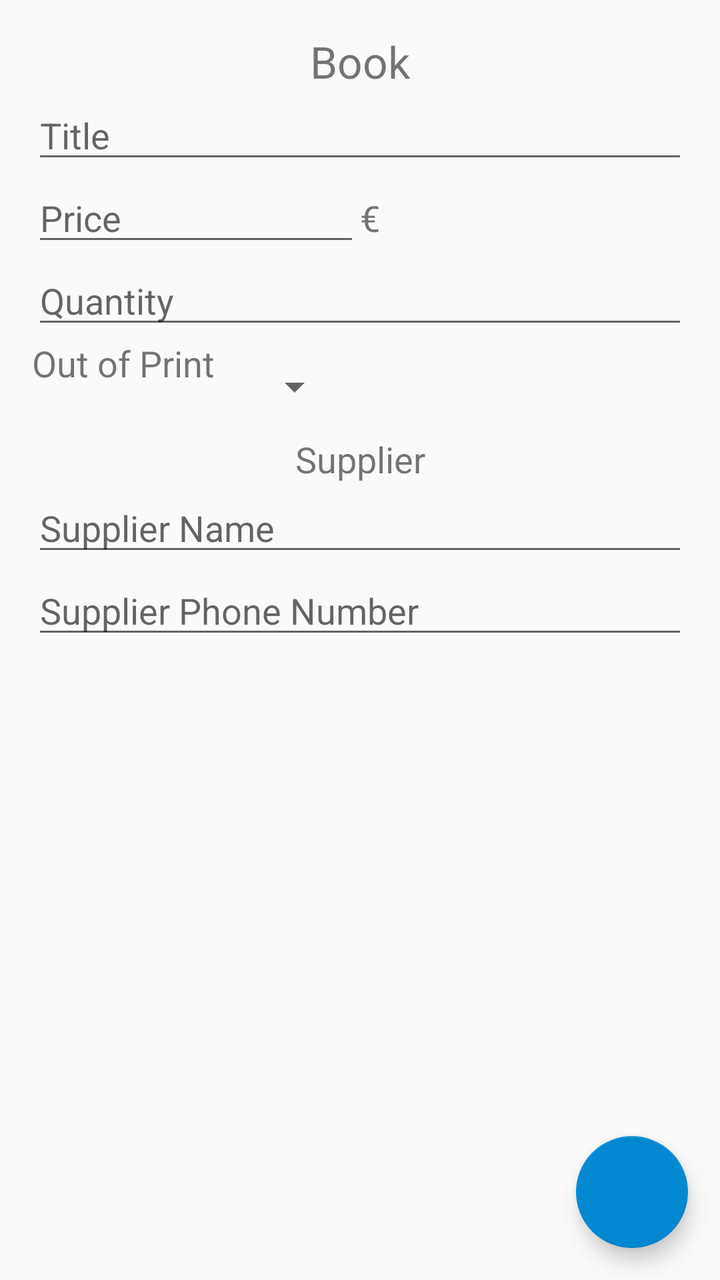
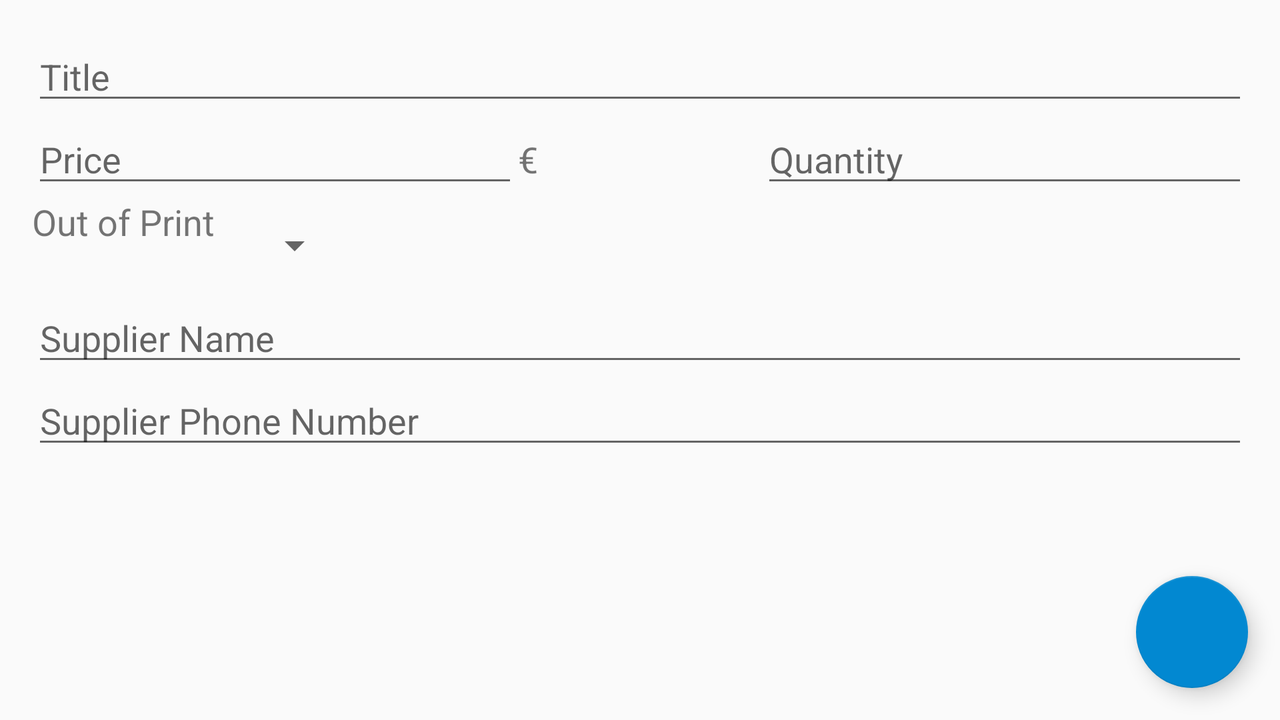

One screen, two layout resources from the same app: the default and the repository's alternative for another configuration. Each is rendered where Android would select it; the XML of both is given below.
<!-- AndroidManifest.xml: application theme AppTheme -->
<!-- res/layout/activity_add_book.xml -->
<?xml version="1.0" encoding="utf-8"?>
<RelativeLayout
    xmlns:android="http://schemas.android.com/apk/res/android"
    android:layout_width="match_parent"
    android:layout_height="match_parent">

<LinearLayout
    xmlns:android="http://schemas.android.com/apk/res/android"
    android:layout_width="match_parent"
    android:layout_height="match_parent"
    android:padding="16dp"
    android:orientation="vertical">

    <TextView
        android:id="@+id/book_label_add_layout"
        android:layout_width="match_parent"
        android:layout_height="wrap_content"
        android:gravity="center"
        android:text="@string/book_label"
        android:textSize="@dimen/book_title_text_size" />

    <EditText
        android:id="@+id/add_book_title"
        android:layout_width="match_parent"
        android:layout_height="wrap_content"
        android:hint="@string/title_hint"
        android:inputType="textCapWords" />

    <LinearLayout
        android:layout_width="match_parent"
        android:layout_height="wrap_content"
        android:orientation="horizontal">

        <EditText
            android:id="@+id/add_book_price"
            android:layout_width="0dp"
            android:layout_height="wrap_content"
            android:layout_weight="1"
            android:hint="@string/price_hint"
            android:inputType="numberDecimal" />

        <TextView
            android:id="@+id/currency"
            android:layout_width="0dp"
            android:layout_height="wrap_content"
            android:layout_weight="1"
            android:text="@string/currency_symbol"
            android:textSize="@dimen/text_size" />

    </LinearLayout>

    <EditText
        android:id="@+id/add_book_quantity"
        android:layout_width="match_parent"
        android:layout_height="wrap_content"
        android:hint="@string/quantity_hint"
        android:inputType="number"/>

    <LinearLayout
        android:layout_width="match_parent"
        android:layout_height="wrap_content"
        android:orientation="horizontal">

        <TextView
            android:id="@+id/add_out_of_print_label"
            android:layout_width="wrap_content"
            android:layout_height="wrap_content"
            android:layout_marginEnd="16dp"
            android:layout_marginRight="16dp"
            android:text="@string/out_of_print_label"
            android:textSize="@dimen/text_size" />

        
        <Spinner
            android:id="@+id/add_info_on_book_production_spinner"
            android:layout_width="wrap_content"
            android:layout_height="@dimen/spinner_height"
            android:spinnerMode="dropdown" />

    </LinearLayout>

    <TextView
        android:id="@+id/supplier_label"
        android:layout_width="match_parent"
        android:layout_height="wrap_content"
        android:gravity="center"
        android:text="@string/supplier_label"
        android:textSize="@dimen/text_size" />

    <EditText
        android:id="@+id/add_supplier_name"
        android:layout_width="match_parent"
        android:layout_height="wrap_content"
        android:hint="@string/supplier_name_hint"
        android:inputType="textCapWords" />

    <EditText
        android:id="@+id/add_supplier_phone_number"
        android:layout_width="match_parent"
        android:layout_height="wrap_content"
        android:hint="@string/supplier_phone_number_hint"
        android:inputType="phone" />

</LinearLayout>

    <android.support.design.widget.FloatingActionButton
        android:id="@+id/fab2"
        style="@style/FabStyle"
        android:layout_gravity="end"/>

</RelativeLayout>
<!-- resources referenced by this layout -->
<resources>
  <dimen name="book_title_text_size">22sp</dimen>
  <dimen name="spinner_height">48dp</dimen>
  <dimen name="text_size">18sp</dimen>
  <string name="book_label">Book</string>
  <string name="currency_symbol" translatable="false">€</string>
  <string name="out_of_print_label">Out of Print</string>
  <string name="price_hint">Price</string>
  <string name="quantity_hint">Quantity</string>
  <string name="supplier_label">Supplier</string>
  <string name="supplier_name_hint">Supplier Name</string>
  <string name="supplier_phone_number_hint">Supplier Phone Number</string>
  <string name="title_hint">Title</string>
  <style name="FabStyle">
          <item name="android:layout_width">wrap_content</item>
          <item name="android:layout_height">wrap_content</item>
          <item name="android:layout_margin">@dimen/fab_layout_margin</item>
          <item name="android:src">@drawable/ic_add</item>
          <item name="android:layout_alignParentBottom">true</item>
          <item name="android:layout_alignParentEnd">true</item>
          <item name="android:layout_alignParentRight">true</item>
      </style>
  <style name="AppTheme" parent="Theme.AppCompat.Light.DarkActionBar">
          
          <item name="colorPrimary">@color/colorPrimary</item>
          <item name="colorPrimaryDark">@color/colorPrimaryDark</item>
          <item name="colorAccent">@color/colorAccent</item>
      </style>
  <dimen name="fab_layout_margin">16dp</dimen>
  <color name="colorPrimary">#D81B60</color>
  <color name="colorPrimaryDark">#303F9F</color>
  <color name="colorAccent">#0288D1</color>
</resources>
<!-- res/layout-land/activity_add_book.xml (the repository's variant of the layout above) -->
<!-- drawn on the phone turned sideways -->
<?xml version="1.0" encoding="utf-8"?>
<RelativeLayout
    xmlns:android="http://schemas.android.com/apk/res/android"
    android:layout_width="match_parent"
    android:layout_height="match_parent">

<LinearLayout
    xmlns:android="http://schemas.android.com/apk/res/android"
    android:layout_width="match_parent"
    android:layout_height="match_parent"
    android:padding="16dp"
    android:orientation="vertical">

    <TextView
        android:id="@+id/book_label_add_layout"
        style="@style/CommonBookLabelTextView"
        android:gravity="center"
        android:text="@string/book_label" />

    <EditText
        android:id="@+id/add_book_title"
        android:layout_width="match_parent"
        android:layout_height="wrap_content"
        android:hint="@string/title_hint"
        android:inputType="textCapWords" />

    <LinearLayout
        android:layout_width="match_parent"
        android:layout_height="wrap_content"
        android:orientation="horizontal">

        <EditText
            android:id="@+id/add_book_price"
            android:layout_width="0dp"
            android:layout_height="wrap_content"
            android:layout_weight="2"
            android:hint="@string/price_hint"
            android:inputType="numberDecimal" />

        <TextView
            android:id="@+id/currency"
            android:layout_width="0dp"
            android:layout_height="wrap_content"
            android:layout_weight="1"
            android:text="@string/currency_symbol"
            android:textSize="@dimen/text_size" />

        <EditText
            android:id="@+id/add_book_quantity"
            android:layout_width="0dp"
            android:layout_height="wrap_content"
            android:layout_weight="2"
            android:hint="@string/quantity_hint"
            android:inputType="number"/>

    </LinearLayout>



    <LinearLayout
        android:layout_width="match_parent"
        android:layout_height="wrap_content"
        android:orientation="horizontal">

        <TextView
            android:id="@+id/out_of_print_label"
            android:layout_width="wrap_content"
            android:layout_height="wrap_content"
            android:layout_marginEnd="@dimen/side_spacing"
            android:layout_marginRight="@dimen/side_spacing"
            android:text="@string/out_of_print_label"
            android:textSize="@dimen/text_size" />

        
        <Spinner
            android:id="@+id/add_info_on_book_production_spinner"
            android:layout_width="wrap_content"
            android:layout_height="@dimen/spinner_height"
            android:spinnerMode="dropdown" />

    </LinearLayout>

    <EditText
        android:id="@+id/add_supplier_name"
        android:layout_width="match_parent"
        android:layout_height="wrap_content"
        android:hint="@string/supplier_name_hint"
        android:inputType="textCapWords" />

    <EditText
        android:id="@+id/add_supplier_phone_number"
        android:layout_width="match_parent"
        android:layout_height="wrap_content"
        android:hint="@string/supplier_phone_number_hint"
        android:inputType="phone" />

</LinearLayout>

    <android.support.design.widget.FloatingActionButton
        android:id="@+id/fab2"
        style="@style/FabStyle"
        android:layout_gravity="end"/>

</RelativeLayout>
<!-- resources referenced by the variant -->
<!-- as the phone turned sideways resolves them -->
<resources>
  <dimen name="side_spacing">16dp</dimen>
  <dimen name="spinner_height">48dp</dimen>
  <dimen name="text_size">18sp</dimen>
  <string name="book_label">Book</string>
  <string name="currency_symbol" translatable="false">€</string>
  <string name="out_of_print_label">Out of Print</string>
  <string name="price_hint">Price</string>
  <string name="quantity_hint">Quantity</string>
  <string name="supplier_name_hint">Supplier Name</string>
  <string name="supplier_phone_number_hint">Supplier Phone Number</string>
  <string name="title_hint">Title</string>
  <style name="FabStyle">
          <item name="android:layout_width">wrap_content</item>
          <item name="android:layout_height">wrap_content</item>
          <item name="android:layout_margin">@dimen/fab_layout_margin</item>
          <item name="android:src">@drawable/ic_add</item>
          <item name="android:layout_alignParentBottom">true</item>
          <item name="android:layout_alignParentEnd">true</item>
          <item name="android:layout_alignParentRight">true</item>
      </style>
  <style name="AppTheme" parent="Theme.AppCompat.Light.DarkActionBar">
          
          <item name="colorPrimary">@color/colorPrimary</item>
          <item name="colorPrimaryDark">@color/colorPrimaryDark</item>
          <item name="colorAccent">@color/colorAccent</item>
      </style>
  <dimen name="fab_layout_margin">16dp</dimen>
  <color name="colorPrimary">#D81B60</color>
  <color name="colorPrimaryDark">#303F9F</color>
  <color name="colorAccent">#0288D1</color>
</resources>
